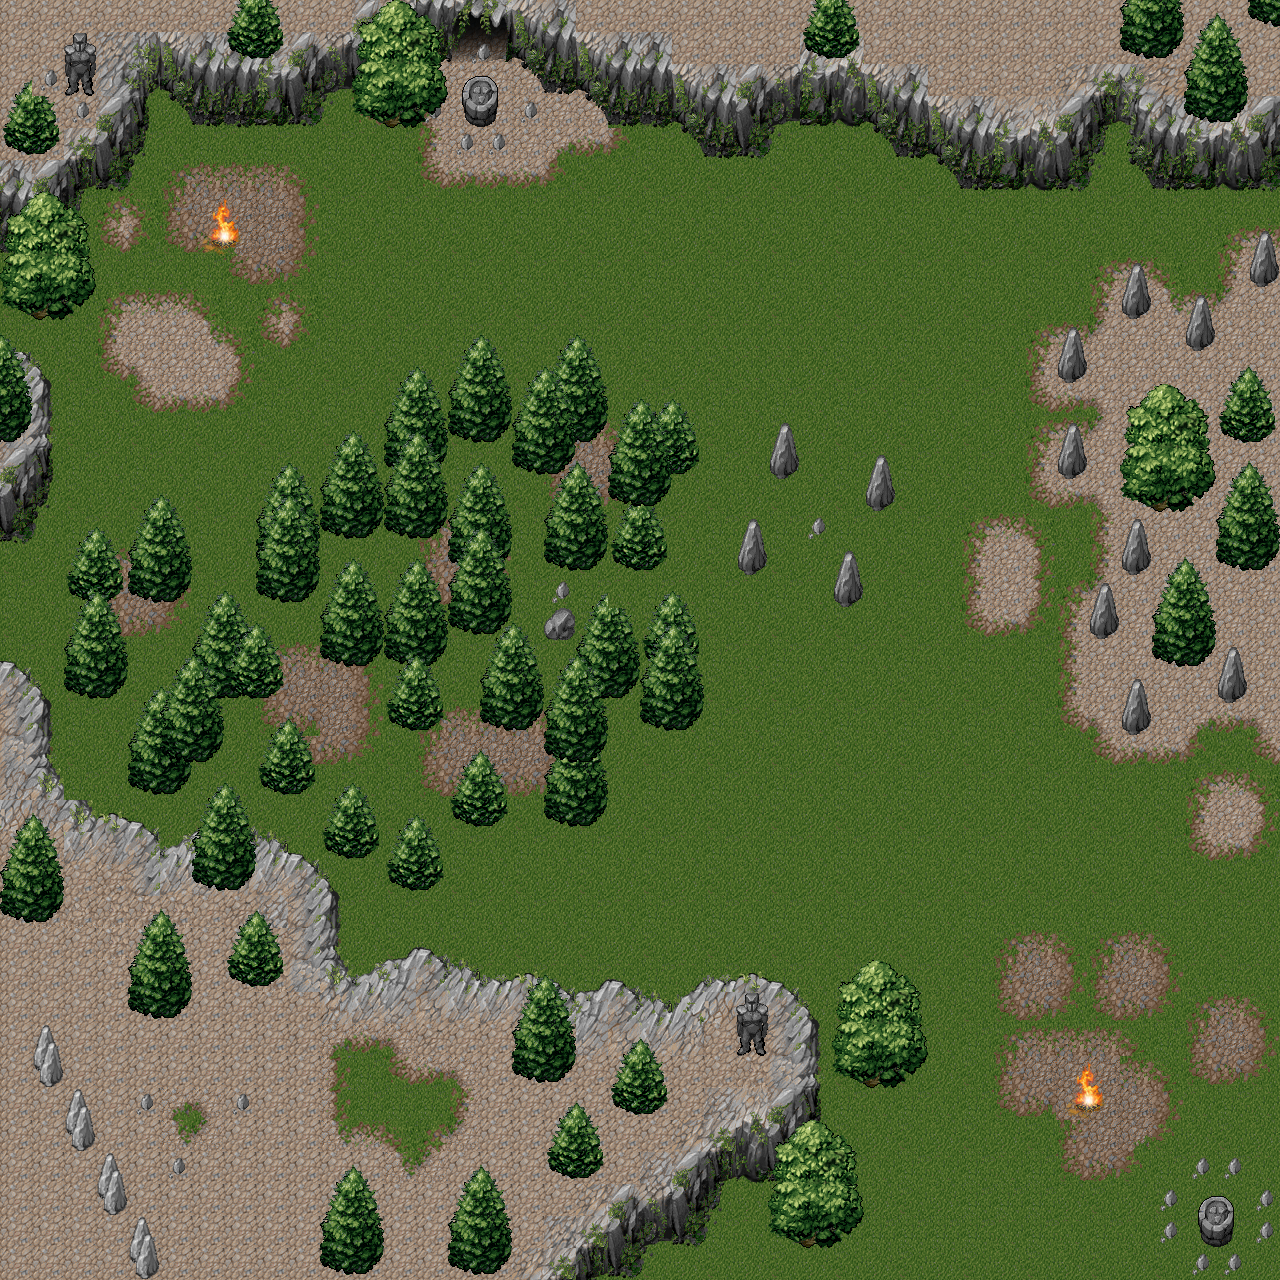

A level layout from a 2D game, rendered from its tile map. Below: a short description, then the map file with tile-grid data replaced by summaries:
An orthogonal 40x40 tile map with 32x32 px tiles, 3 tile layers (Tile Layer 1, Tile Layer 2, Tile Layer 3), 1 hidden layer not drawn, 2 tilesets.

<map version="1.0" orientation="orthogonal" width="40" height="40" tilewidth="32" tileheight="32">
 <tileset firstgid="1" name="mountain_landscape_23" tilewidth="32" tileheight="32">
  <image source="../mountain_landscape_23.png" width="512" height="512" />
 </tileset>
 <tileset firstgid="257" name="players" tilewidth="32" tileheight="32">
  <image source="players.png" width="160" height="32" />
 </tileset>
 <layer name="Tile Layer 1" width="40" height="40">
  <data>[1600 cells, 1600 non-empty, 21 distinct tile ids]</data>
 </layer>
 <layer name="Tile Layer 2" width="40" height="40">
  <data>[1600 cells, 870 non-empty, 132 distinct tile ids]</data>
 </layer>
 <layer name="Tile Layer 3" width="40" height="40">
  <data>[1600 cells, 432 non-empty, 56 distinct tile ids]</data>
 </layer>
 <layer name="Tile Layer 4" width="40" height="40" visible="0" opacity="0.47">
  <data>[1600 cells, 621 non-empty, 2 distinct tile ids]</data>
 </layer>
</map>
